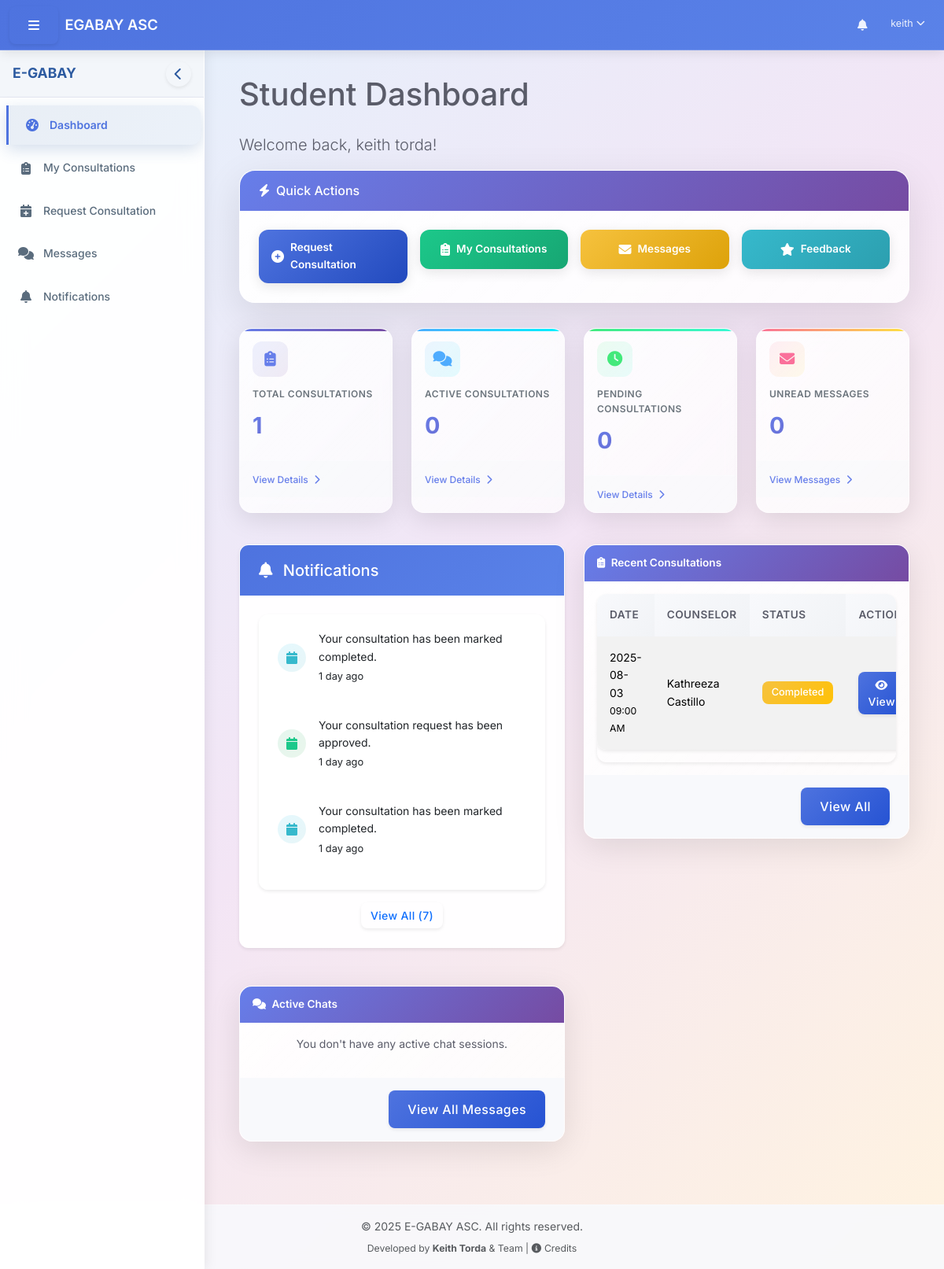
Page /dashboard/student/index.php?t=1754320308 (signed in) on the committed database.
### tables this page shows
CREATE TABLE `system_notifications` (
  `id` int(11) NOT NULL AUTO_INCREMENT,
  `user_id` int(11) DEFAULT NULL,
  `target_role` varchar(50) DEFAULT NULL,
  `message` text NOT NULL,
  `notification_type` varchar(20) DEFAULT 'info',
  `category` varchar(50) DEFAULT 'system',
  `link` varchar(255) DEFAULT NULL,
  `is_read` tinyint(1) NOT NULL DEFAULT 0,
  `read_at` datetime DEFAULT NULL,
  `created_at` timestamp NOT NULL DEFAULT current_timestamp(),
  PRIMARY KEY (`id`),
  KEY `user_id` (`user_id`),
  KEY `target_role` (`target_role`)
);

CREATE TABLE `users` (
  `user_id` int(11) NOT NULL AUTO_INCREMENT,
  `username` varchar(50) NOT NULL,
  `password` varchar(255) NOT NULL,
  `first_name` varchar(100) NOT NULL,
  `last_name` varchar(100) NOT NULL,
  `email` varchar(100) NOT NULL,
  `role_id` int(11) NOT NULL,
  `is_active` tinyint(1) DEFAULT 1,
  `last_login` datetime DEFAULT NULL,
  `created_at` timestamp NOT NULL DEFAULT current_timestamp(),
  `updated_at` timestamp NOT NULL DEFAULT current_timestamp() ON UPDATE current_timestamp(),
  `profile_picture` varchar(255) DEFAULT NULL,
  `verification_token` varchar(64) DEFAULT NULL,
  `is_verified` tinyint(1) NOT NULL DEFAULT 0,
  PRIMARY KEY (`user_id`),
  UNIQUE KEY `username` (`username`),
  UNIQUE KEY `email` (`email`),
  KEY `idx_users_role` (`role_id`),
  CONSTRAINT `users_ibfk_1` FOREIGN KEY (`role_id`) REFERENCES `roles` (`role_id`)
);

CREATE TABLE `consultation_requests` (
  `id` int(11) NOT NULL AUTO_INCREMENT,
  `student_id` int(11) NOT NULL,
  `counselor_id` int(11) DEFAULT NULL,
  `issue_description` text NOT NULL,
  `issue_category` varchar(100) DEFAULT NULL,
  `preferred_date` date NOT NULL,
  `preferred_time` time NOT NULL,
  `communication_method` enum('in_person','phone','video','email','chat','voice') NOT NULL,
  `is_anonymous` tinyint(1) NOT NULL DEFAULT 0,
  `status` enum('pending','live','completed','cancelled') NOT NULL DEFAULT 'pending',
  `counselor_notes` text DEFAULT NULL,
  `created_at` timestamp NOT NULL DEFAULT current_timestamp(),
  `updated_at` timestamp NOT NULL DEFAULT current_timestamp() ON UPDATE current_timestamp(),
  PRIMARY KEY (`id`),
  KEY `idx_consultation_requests_student` (`student_id`),
  KEY `idx_consultation_requests_counselor` (`counselor_id`),
  CONSTRAINT `consultation_requests_ibfk_1` FOREIGN KEY (`student_id`) REFERENCES `users` (`user_id`) ON DELETE CASCADE,
  CONSTRAINT `consultation_requests_ibfk_2` FOREIGN KEY (`counselor_id`) REFERENCES `users` (`user_id`) ON DELETE CASCADE
);

### dashboard/student/index.php (the view, shortened to what the rows shown need)
<?php
require_once __DIR__ . '/../../includes/path_fix.php';
require_once $base_path . '/config/config.php';
require_once $base_path . '/includes/auth.php';
require_once $base_path . '/classes/Auth.php';
require_once $base_path . '/classes/Chat.php';
$user_id = $_SESSION['user_id'];
$database = new Database();
$db = $database->getConnection();
$query = "SELECT cr.*,
          u.first_name as counselor_first_name, u.last_name as counselor_last_name,
          (SELECT COUNT(*) FROM chat_sessions cs WHERE cs.consultation_id = cr.id AND cs.status = 'closed') as has_closed_chat
          FROM consultation_requests cr
          LEFT JOIN users u ON cr.counselor_id = u.user_id
          WHERE cr.student_id = ?
          ORDER BY cr.created_at DESC
          LIMIT 5";
$stmt = $db->prepare($query);
$stmt->execute([$user_id]);
$recent_consultations = $stmt->fetchAll(PDO::FETCH_ASSOC);
include_once $base_path . '/includes/header.php';
?>
<div class="row">
    <div class="col-12">
        <h1 class="mb-4">Student Dashboard</h1>
    </div>
</div>
<div class="row mb-4">
    <div class="col-md-6 mb-4">
        <?php include_once $base_path . '/includes/notification_component.php'; ?>
    </div>
    <div class="col-md-6 mb-4">
        <div class="chart-card">
            <div class="card-body">
                <?php if (empty($recent_consultations)): ?>
                    <p class="text-center">You haven't requested any consultations yet.</p>
                <?php else: ?>
                    <div class="table-responsive">
                        <table class="table table-striped table-hover">
                            <thead>
                                <tr>
                                    <th>Date</th>
                                    <th>Counselor</th>
                                    <th>Status</th>
                                    <th>Action</th>
                                </tr>
                            </thead>
                            <tbody>
                                <?php foreach ($recent_consultations as $consultation): ?>
                                    <tr>
                                        <td>
                                            <?php echo formatDate($consultation['preferred_date']); ?><br>
                                            <small><?php echo formatTime($consultation['preferred_time']); ?></small>
                                        </td>
                                        <td>
                                            <?php
                                            if ($consultation['counselor_id']) {
                                                echo $consultation['counselor_first_name'] . ' ' . $consultation['counselor_last_name'];
                                            } else {
                                                echo '<span class="text-muted">Not Assigned</span>';
                                            }
                                            ?>
                                        </td>
                                        <td>
                                            <?php
                                            if ($consultation['has_closed_chat'] > 0) {
                                                echo '<span class="badge bg-warning">Completed</span>';
                                            }
                                            ?>
                                        </td>
                                        <td>
                                            <a href="<?php echo SITE_URL; ?>/dashboard/student/view_consultation.php?id=<?php echo $consultation['id']; ?>" class="btn btn-sm btn-primary">
                                                <i class="fas fa-eye"></i> View
                                            </a>
                                        </td>
                                    </tr>
                                <?php endforeach; ?>
                            </tbody>
                        </table>
                    </div>
                <?php endif; ?>
            </div>
        </div>
    </div>
</div>
<?php
include_once $base_path . '/includes/footer.php';
?>

### includes/notification_component.php (shortened to what the rows shown need)
<?php
$user_id = $_SESSION['user_id'];
$system_notifications = getSystemNotifications($user_id, 10);
$message_notifications = getMessageAndConsultationNotifications($user_id, 10);
$notifications = array_merge($system_notifications, $message_notifications);
usort($notifications, function($a, $b) {
    return strtotime($b['created_at']) - strtotime($a['created_at']);
});
?>
<div class="card mb-4">
    <div class="card-body">
        <?php if (empty($notifications)): ?>
            <div class="text-center py-3">
                <i class="fas fa-bell-slash fa-3x text-muted mb-3"></i>
                <p class="text-muted">No new notifications</p>
            </div>
        <?php else: ?>
            <div class="list-group notification-list">
                <?php foreach (array_slice($notifications, 0, 5) as $notification):
                    $type = $notification['notification_type'] ?? $notification['type'] ?? 'info';
                    $is_read = isset($notification['is_read']) && $notification['is_read'] == 0 ? false : true;
                    $link = isset($notification['link']) && $notification['link'] ? $notification['link'] : SITE_URL . '/dashboard/view_notification.php?id=' . $notification['id'];
                    if (isset($notification['category'])) {
                        switch ($notification['category']) {
                            case 'consultation':
                                $icon = 'calendar';
                                break;
                        }
                    } elseif (strpos($notification['message'], 'message') !== false) {
                        $icon = 'envelope';
                    } elseif (strpos($notification['message'], 'consultation') !== false) {
                        $icon = 'calendar';
                    }
                ?>
                <a class="list-group-item list-group-item-action <?php echo !$is_read ? 'notification-unread' : ''; ?>" href="<?php echo $link; ?>">
                    <div class="d-flex align-items-center">
                        <div class="notification-icon <?php echo $type; ?> me-3">
                            <i class="fas fa-<?php echo $icon; ?>"></i>
                        </div>
                        <div class="flex-grow-1">
                            <div class="<?php echo !$is_read ? 'fw-bold' : ''; ?>"><?php echo $notification['message']; ?></div>
                            <div class="notification-time"><?php echo timeAgo($notification['created_at']); ?></div>
                        </div>
                    </div>
                </a>
                <?php endforeach; ?>
            </div>
            <?php if (count($notifications) > 5): ?>
                <div class="text-center mt-3">
                    <a href="<?php echo SITE_URL; ?>/notifications.php" class="btn btn-sm btn-outline-primary">
                        View All (<?php echo count($notifications); ?>)
                    </a>
                </div>
            <?php endif; ?>
        <?php endif; ?>
    </div>
</div>

### rows in the picture
system_notifications: message "Your consultation has been marked completed.", created_at "1 day ago"
system_notifications: message "Your consultation request has been approved.", created_at "1 day ago"
system_notifications: message "Your consultation has been marked completed.", created_at "1 day ago"
users: role "7"
consultation_requests: preferred_date "2025-08-03", preferred_time "09:00 AM", counselor.first_name "Kathreeza", counselor.last_name "Castillo"

### other values in the picture
$_SESSION['first_name'] "keith"
$_SESSION['last_name'] "torda"
$consultation_stats['total_consultations'] "1"
$consultation_stats['active_consultations'] "0"
$consultation_stats['pending_consultations'] "0"
$unread_count "0"
